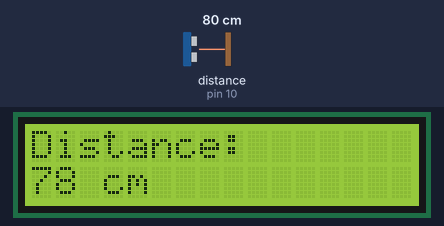
A sketch run on a simulated Arduino Uno, built with avr-gcc and run on an emulated ATmega328P. Parts: 16×2 character LCD. Wiring (inferred from the names in the program): ultrasonic range finder: trigger pin 9; echo pin 10. Inputs (shaded band) come from the test bench; at power-on: distance to the obstacle (sensor on pin 10) 80 cm. The echo pulse lasts 58.3 µs per cm; not simulated (calls return 0 or success): arduino_secrets.h; what the sketch prints to the serial monitor is not drawn.

Above: at 1.2 s.
1.3 s: distance to the obstacle (sensor on pin 10) set to 2 cm
At 2.8 s:
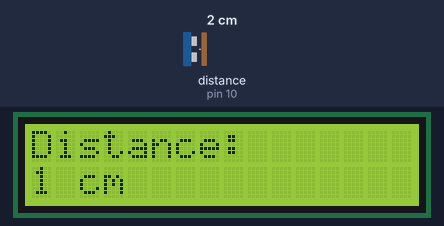
3.6 s: distance to the obstacle (sensor on pin 10) set to 4 cm
At 5.3 s:
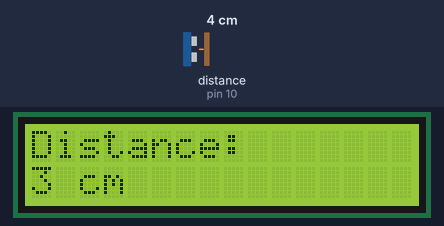
5.7 s: distance to the obstacle (sensor on pin 10) set to 9 cm
At 6.6 s:
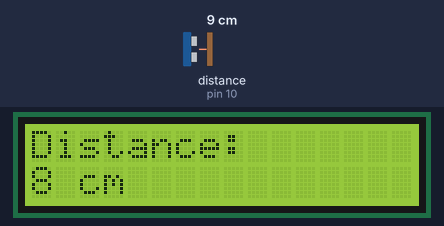
Timing chart, 0 to 8.7 s (numbered marks = the images above; inputs shaded):
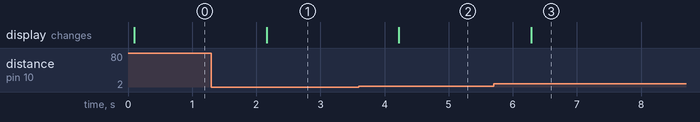

Measured:
- after the input at 1.3 s, the display: changes after 0.87 s (image 1)
- after the input at 3.6 s, the display: changes after 0.63 s (image 2)
- after the input at 5.7 s, the display: changes after 0.59 s (image 3)

The sketch:

Ultrasonic_Dist_Measure_with_LCD.ino
```cpp
#include "arduino_secrets.h"

#include <Wire.h>
#include <LiquidCrystal_I2C.h>

LiquidCrystal_I2C lcd(0x27, 16, 2);  // Adjust address to match your LCD (0x27 or 0x3F)

const int trigPin = 9;
const int echoPin = 10;

void setup() {
  Serial.begin(9600);
  lcd.init();    // Initialize the LCD with 16 columns and 2 rows
  lcd.backlight();     // Turn on the backlight
  pinMode(trigPin, OUTPUT);
  pinMode(echoPin, INPUT);
}

void loop() {
  long duration, distance;

  digitalWrite(trigPin, LOW);
  delayMicroseconds(2);
  digitalWrite(trigPin, HIGH);
  delayMicroseconds(10);
  digitalWrite(trigPin, LOW);

  duration = pulseIn(echoPin, HIGH);
  distance = duration * 0.034 / 2;
  Serial.println(distance);

  lcd.setCursor(0, 0);
  lcd.print("Distance:");
  lcd.setCursor(0, 1);
  lcd.print("                ");  // Clear line by printing spaces
  lcd.setCursor(0, 1);
  lcd.print(distance);
  lcd.print(" cm");

  delay(1000);  // Update every second
}
```
